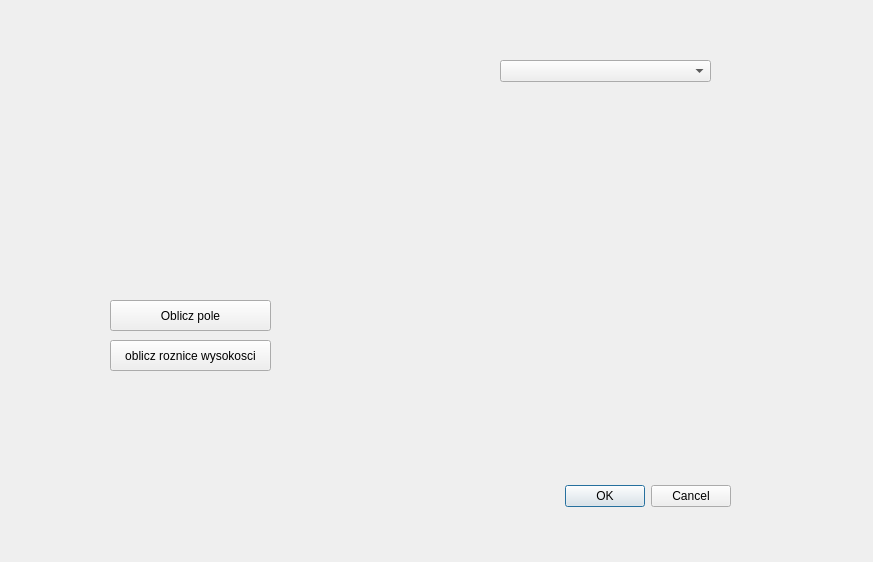
<?xml version="1.0" encoding="UTF-8"?>
<ui version="4.0">
 <class>wtyczka_projekt2DialogBase</class>
 <widget class="QDialog" name="wtyczka_projekt2DialogBase">
  <property name="geometry">
   <rect>
    <x>0</x>
    <y>0</y>
    <width>873</width>
    <height>562</height>
   </rect>
  </property>
  <property name="windowTitle">
   <string>wtyczka_projekt2</string>
  </property>
  <widget class="QDialogButtonBox" name="button_box">
   <property name="geometry">
    <rect>
     <x>390</x>
     <y>480</y>
     <width>341</width>
     <height>32</height>
    </rect>
   </property>
   <property name="orientation">
    <enum>Qt::Horizontal</enum>
   </property>
   <property name="standardButtons">
    <set>QDialogButtonBox::Cancel|QDialogButtonBox::Ok</set>
   </property>
  </widget>
  <widget class="QComboBox" name="layerComboBox">
   <property name="geometry">
    <rect>
     <x>500</x>
     <y>60</y>
     <width>211</width>
     <height>22</height>
    </rect>
   </property>
  </widget>
  <widget class="QPushButton" name="calculateAreaButton">
   <property name="geometry">
    <rect>
     <x>110</x>
     <y>300</y>
     <width>161</width>
     <height>31</height>
    </rect>
   </property>
   <property name="text">
    <string>Oblicz pole</string>
   </property>
  </widget>
  <widget class="QPushButton" name="calculateDifferenceButton">
   <property name="geometry">
    <rect>
     <x>110</x>
     <y>340</y>
     <width>161</width>
     <height>31</height>
    </rect>
   </property>
   <property name="text">
    <string>oblicz roznice wysokosci</string>
   </property>
  </widget>
 </widget>
 <resources/>
 <connections>
  <connection>
   <sender>button_box</sender>
   <signal>accepted()</signal>
   <receiver>wtyczka_projekt2DialogBase</receiver>
   <slot>accept()</slot>
   <hints>
    <hint type="sourcelabel">
     <x>20</x>
     <y>20</y>
    </hint>
    <hint type="destinationlabel">
     <x>20</x>
     <y>20</y>
    </hint>
   </hints>
  </connection>
  <connection>
   <sender>button_box</sender>
   <signal>rejected()</signal>
   <receiver>wtyczka_projekt2DialogBase</receiver>
   <slot>reject()</slot>
   <hints>
    <hint type="sourcelabel">
     <x>20</x>
     <y>20</y>
    </hint>
    <hint type="destinationlabel">
     <x>20</x>
     <y>20</y>
    </hint>
   </hints>
  </connection>
 </connections>
</ui>
